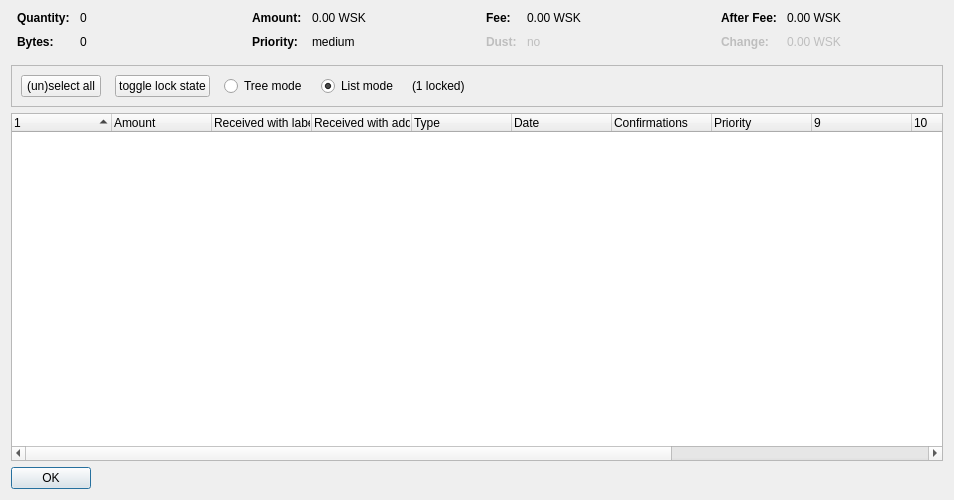
<?xml version="1.0" encoding="UTF-8"?>
<ui version="4.0">
 <class>CoinControlDialog</class>
 <widget class="QDialog" name="CoinControlDialog">
  <property name="geometry">
   <rect>
    <x>0</x>
    <y>0</y>
    <width>954</width>
    <height>500</height>
   </rect>
  </property>
  <property name="windowTitle">
   <string>Coin Selection</string>
  </property>
  <layout class="QVBoxLayout" name="verticalLayout">
   <item>
    <layout class="QHBoxLayout" name="horizontalLayoutTop" stretch="0,0,0,0">
     <property name="topMargin">
      <number>0</number>
     </property>
     <property name="bottomMargin">
      <number>10</number>
     </property>
     <item>
      <layout class="QFormLayout" name="formLayoutCoinControl1">
       <property name="horizontalSpacing">
        <number>10</number>
       </property>
       <property name="verticalSpacing">
        <number>10</number>
       </property>
       <property name="leftMargin">
        <number>6</number>
       </property>
       <property name="rightMargin">
        <number>6</number>
       </property>
       <item row="0" column="0">
        <widget class="QLabel" name="labelCoinControlQuantityText">
         <property name="font">
          <font>
           <weight>75</weight>
           <bold>true</bold>
          </font>
         </property>
         <property name="text">
          <string>Quantity:</string>
         </property>
        </widget>
       </item>
       <item row="0" column="1">
        <widget class="QLabel" name="labelCoinControlQuantity">
         <property name="cursor">
          <cursorShape>IBeamCursor</cursorShape>
         </property>
         <property name="contextMenuPolicy">
          <enum>Qt::ActionsContextMenu</enum>
         </property>
         <property name="text">
          <string notr="true">0</string>
         </property>
         <property name="textInteractionFlags">
          <set>Qt::LinksAccessibleByMouse|Qt::TextSelectableByKeyboard|Qt::TextSelectableByMouse</set>
         </property>
        </widget>
       </item>
       <item row="1" column="0">
        <widget class="QLabel" name="labelCoinControlBytesText">
         <property name="font">
          <font>
           <weight>75</weight>
           <bold>true</bold>
          </font>
         </property>
         <property name="text">
          <string>Bytes:</string>
         </property>
        </widget>
       </item>
       <item row="1" column="1">
        <widget class="QLabel" name="labelCoinControlBytes">
         <property name="cursor">
          <cursorShape>IBeamCursor</cursorShape>
         </property>
         <property name="contextMenuPolicy">
          <enum>Qt::ActionsContextMenu</enum>
         </property>
         <property name="text">
          <string notr="true">0</string>
         </property>
         <property name="textInteractionFlags">
          <set>Qt::LinksAccessibleByMouse|Qt::TextSelectableByKeyboard|Qt::TextSelectableByMouse</set>
         </property>
        </widget>
       </item>
      </layout>
     </item>
     <item>
      <layout class="QFormLayout" name="formLayoutCoinControl2">
       <property name="horizontalSpacing">
        <number>10</number>
       </property>
       <property name="verticalSpacing">
        <number>10</number>
       </property>
       <property name="leftMargin">
        <number>6</number>
       </property>
       <property name="rightMargin">
        <number>6</number>
       </property>
       <item row="0" column="0">
        <widget class="QLabel" name="labelCoinControlAmountText">
         <property name="font">
          <font>
           <weight>75</weight>
           <bold>true</bold>
          </font>
         </property>
         <property name="text">
          <string>Amount:</string>
         </property>
        </widget>
       </item>
       <item row="0" column="1">
        <widget class="QLabel" name="labelCoinControlAmount">
         <property name="cursor">
          <cursorShape>IBeamCursor</cursorShape>
         </property>
         <property name="contextMenuPolicy">
          <enum>Qt::ActionsContextMenu</enum>
         </property>
         <property name="text">
          <string notr="true">0.00 WSK</string>
         </property>
         <property name="textInteractionFlags">
          <set>Qt::LinksAccessibleByMouse|Qt::TextSelectableByKeyboard|Qt::TextSelectableByMouse</set>
         </property>
        </widget>
       </item>
       <item row="1" column="0">
        <widget class="QLabel" name="labelCoinControlPriorityText">
         <property name="font">
          <font>
           <weight>75</weight>
           <bold>true</bold>
          </font>
         </property>
         <property name="text">
          <string>Priority:</string>
         </property>
        </widget>
       </item>
       <item row="1" column="1">
        <widget class="QLabel" name="labelCoinControlPriority">
         <property name="cursor">
          <cursorShape>IBeamCursor</cursorShape>
         </property>
         <property name="contextMenuPolicy">
          <enum>Qt::ActionsContextMenu</enum>
         </property>
         <property name="text">
          <string>medium</string>
         </property>
         <property name="textInteractionFlags">
          <set>Qt::LinksAccessibleByMouse|Qt::TextSelectableByKeyboard|Qt::TextSelectableByMouse</set>
         </property>
        </widget>
       </item>
      </layout>
     </item>
     <item>
      <layout class="QFormLayout" name="formLayoutCoinControl3">
       <property name="horizontalSpacing">
        <number>10</number>
       </property>
       <property name="verticalSpacing">
        <number>10</number>
       </property>
       <property name="leftMargin">
        <number>6</number>
       </property>
       <property name="rightMargin">
        <number>6</number>
       </property>
       <item row="0" column="0">
        <widget class="QLabel" name="labelCoinControlFeeText">
         <property name="font">
          <font>
           <weight>75</weight>
           <bold>true</bold>
          </font>
         </property>
         <property name="text">
          <string>Fee:</string>
         </property>
        </widget>
       </item>
       <item row="0" column="1">
        <widget class="QLabel" name="labelCoinControlFee">
         <property name="cursor">
          <cursorShape>IBeamCursor</cursorShape>
         </property>
         <property name="contextMenuPolicy">
          <enum>Qt::ActionsContextMenu</enum>
         </property>
         <property name="text">
          <string notr="true">0.00 WSK</string>
         </property>
         <property name="textInteractionFlags">
          <set>Qt::LinksAccessibleByMouse|Qt::TextSelectableByKeyboard|Qt::TextSelectableByMouse</set>
         </property>
        </widget>
       </item>
       <item row="1" column="0">
        <widget class="QLabel" name="labelCoinControlLowOutputText">
         <property name="enabled">
          <bool>false</bool>
         </property>
         <property name="font">
          <font>
           <weight>75</weight>
           <bold>true</bold>
          </font>
         </property>
         <property name="text">
          <string>Dust:</string>
         </property>
        </widget>
       </item>
       <item row="1" column="1">
        <widget class="QLabel" name="labelCoinControlLowOutput">
         <property name="enabled">
          <bool>false</bool>
         </property>
         <property name="cursor">
          <cursorShape>IBeamCursor</cursorShape>
         </property>
         <property name="contextMenuPolicy">
          <enum>Qt::ActionsContextMenu</enum>
         </property>
         <property name="text">
          <string>no</string>
         </property>
         <property name="textInteractionFlags">
          <set>Qt::LinksAccessibleByMouse|Qt::TextSelectableByKeyboard|Qt::TextSelectableByMouse</set>
         </property>
        </widget>
       </item>
      </layout>
     </item>
     <item>
      <layout class="QFormLayout" name="formLayoutCoinControl4">
       <property name="horizontalSpacing">
        <number>10</number>
       </property>
       <property name="verticalSpacing">
        <number>10</number>
       </property>
       <property name="leftMargin">
        <number>6</number>
       </property>
       <property name="rightMargin">
        <number>6</number>
       </property>
       <item row="0" column="0">
        <widget class="QLabel" name="labelCoinControlAfterFeeText">
         <property name="font">
          <font>
           <weight>75</weight>
           <bold>true</bold>
          </font>
         </property>
         <property name="text">
          <string>After Fee:</string>
         </property>
        </widget>
       </item>
       <item row="0" column="1">
        <widget class="QLabel" name="labelCoinControlAfterFee">
         <property name="cursor">
          <cursorShape>IBeamCursor</cursorShape>
         </property>
         <property name="contextMenuPolicy">
          <enum>Qt::ActionsContextMenu</enum>
         </property>
         <property name="text">
          <string notr="true">0.00 WSK</string>
         </property>
         <property name="textInteractionFlags">
          <set>Qt::LinksAccessibleByMouse|Qt::TextSelectableByKeyboard|Qt::TextSelectableByMouse</set>
         </property>
        </widget>
       </item>
       <item row="1" column="0">
        <widget class="QLabel" name="labelCoinControlChangeText">
         <property name="enabled">
          <bool>false</bool>
         </property>
         <property name="font">
          <font>
           <weight>75</weight>
           <bold>true</bold>
          </font>
         </property>
         <property name="text">
          <string>Change:</string>
         </property>
        </widget>
       </item>
       <item row="1" column="1">
        <widget class="QLabel" name="labelCoinControlChange">
         <property name="enabled">
          <bool>false</bool>
         </property>
         <property name="cursor">
          <cursorShape>IBeamCursor</cursorShape>
         </property>
         <property name="contextMenuPolicy">
          <enum>Qt::ActionsContextMenu</enum>
         </property>
         <property name="text">
          <string notr="true">0.00 WSK</string>
         </property>
         <property name="textInteractionFlags">
          <set>Qt::LinksAccessibleByMouse|Qt::TextSelectableByKeyboard|Qt::TextSelectableByMouse</set>
         </property>
        </widget>
       </item>
      </layout>
     </item>
    </layout>
   </item>
   <item>
    <widget class="QFrame" name="frame">
     <property name="minimumSize">
      <size>
       <width>0</width>
       <height>40</height>
      </size>
     </property>
     <property name="frameShape">
      <enum>QFrame::StyledPanel</enum>
     </property>
     <property name="frameShadow">
      <enum>QFrame::Sunken</enum>
     </property>
     <layout class="QHBoxLayout" name="horizontalLayout">
      <item>
       <layout class="QHBoxLayout" name="horizontalLayoutPanel" stretch="0,0,0,0,0,0">
        <property name="spacing">
         <number>14</number>
        </property>
        <item>
         <widget class="QPushButton" name="pushButtonSelectAll">
          <property name="sizePolicy">
           <sizepolicy hsizetype="Maximum" vsizetype="Fixed">
            <horstretch>0</horstretch>
            <verstretch>0</verstretch>
           </sizepolicy>
          </property>
          <property name="text">
           <string>(un)select all</string>
          </property>
          <property name="autoDefault">
           <bool>false</bool>
          </property>
         </widget>
        </item>
        <item>
         <widget class="QPushButton" name="pushButtonToggleLock">
          <property name="sizePolicy">
           <sizepolicy hsizetype="Maximum" vsizetype="Fixed">
            <horstretch>0</horstretch>
            <verstretch>0</verstretch>
           </sizepolicy>
          </property>
          <property name="text">
           <string>toggle lock state</string>
          </property>
          <property name="autoDefault">
           <bool>false</bool>
          </property>
         </widget>
        </item>
        <item>
         <widget class="QRadioButton" name="radioTreeMode">
          <property name="sizePolicy">
           <sizepolicy hsizetype="Maximum" vsizetype="Fixed">
            <horstretch>0</horstretch>
            <verstretch>0</verstretch>
           </sizepolicy>
          </property>
          <property name="text">
           <string>Tree mode</string>
          </property>
         </widget>
        </item>
        <item>
         <widget class="QRadioButton" name="radioListMode">
          <property name="sizePolicy">
           <sizepolicy hsizetype="Maximum" vsizetype="Fixed">
            <horstretch>0</horstretch>
            <verstretch>0</verstretch>
           </sizepolicy>
          </property>
          <property name="text">
           <string>List mode</string>
          </property>
          <property name="checked">
           <bool>true</bool>
          </property>
         </widget>
        </item>
        <item>
         <widget class="QLabel" name="labelLocked">
          <property name="text">
           <string>(1 locked)</string>
          </property>
         </widget>
        </item>
        <item>
         <spacer name="horizontalSpacer">
          <property name="orientation">
           <enum>Qt::Horizontal</enum>
          </property>
          <property name="sizeHint" stdset="0">
           <size>
            <width>40</width>
            <height>20</height>
           </size>
          </property>
         </spacer>
        </item>
       </layout>
      </item>
     </layout>
    </widget>
   </item>
   <item>
    <widget class="CoinControlTreeWidget" name="treeWidget">
     <property name="contextMenuPolicy">
      <enum>Qt::CustomContextMenu</enum>
     </property>
     <property name="sortingEnabled">
      <bool>false</bool>
     </property>
     <property name="columnCount">
      <number>13</number>
     </property>
     <attribute name="headerShowSortIndicator" stdset="0">
      <bool>true</bool>
     </attribute>
     <attribute name="headerStretchLastSection">
      <bool>false</bool>
     </attribute>
     <column>
      <property name="text">
       <string/>
      </property>
     </column>
     <column>
      <property name="text">
       <string>Amount</string>
      </property>
     </column>
     <column>
      <property name="text">
       <string>Received with label</string>
      </property>
     </column>
     <column>
      <property name="text">
       <string>Received with address</string>
      </property>
     </column>
     <column>
      <property name="text">
	<string>Type</string>
      </property>
     </column>
     <column>
      <property name="text">
       <string>Date</string>
      </property>
     </column>
     <column>
      <property name="text">
       <string>Confirmations</string>
      </property>
      <property name="toolTip">
       <string>Confirmed</string>
      </property>
     </column>
     <column>
      <property name="text">
       <string>Priority</string>
      </property>
     </column>
     <column>
      <property name="text">
       <string/>
      </property>
     </column>
     <column>
      <property name="text">
       <string/>
      </property>
     </column>
     <column>
      <property name="text">
       <string/>
      </property>
     </column>
     <column>
      <property name="text">
       <string/>
      </property>
     </column>
     <column>
      <property name="text">
       <string/>
      </property>
     </column>
    </widget>
   </item>
   <item>
    <widget class="QDialogButtonBox" name="buttonBox">
     <property name="sizePolicy">
      <sizepolicy hsizetype="Maximum" vsizetype="Fixed">
       <horstretch>0</horstretch>
       <verstretch>0</verstretch>
      </sizepolicy>
     </property>
     <property name="orientation">
      <enum>Qt::Horizontal</enum>
     </property>
     <property name="standardButtons">
      <set>QDialogButtonBox::Ok</set>
     </property>
    </widget>
   </item>
  </layout>
 </widget>
 <customwidgets>
  <customwidget>
   <class>CoinControlTreeWidget</class>
   <extends>QTreeWidget</extends>
   <header>coincontroltreewidget.h</header>
  </customwidget>
 </customwidgets>
 <resources/>
 <connections/>
</ui>
